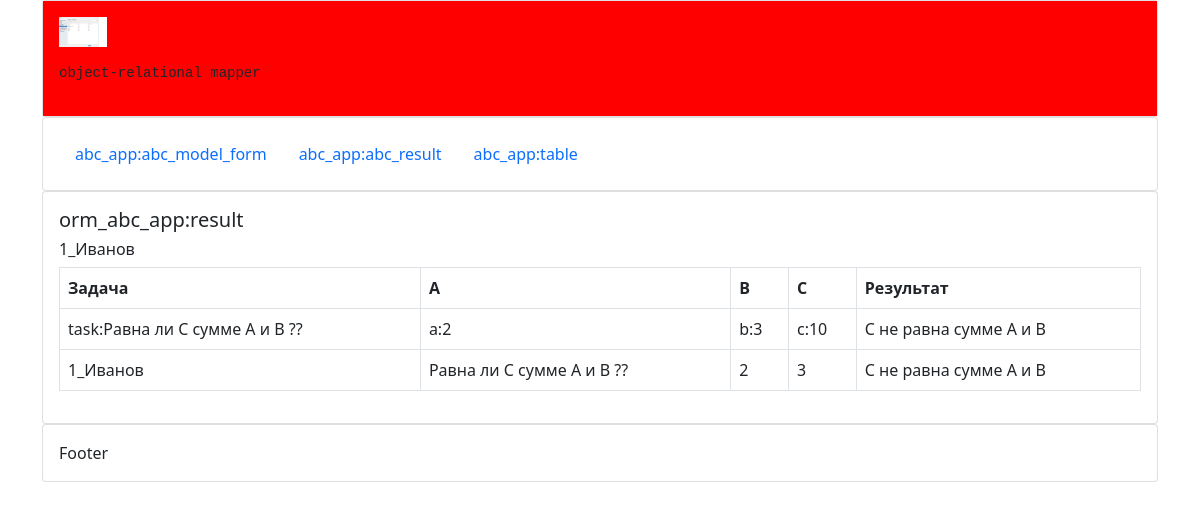
Before: /abc_app/abc_result/ with the older database file.
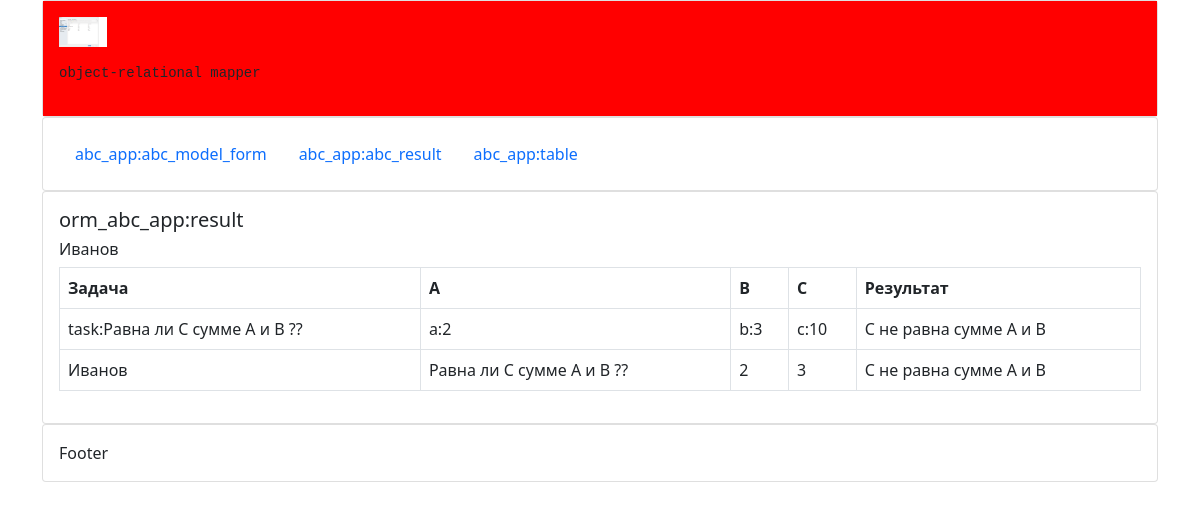
After: the same page with the newer database file.
### abc_app/models.py (models this page shows)
class AbcModel(models.Model):
    student = models.CharField(
        verbose_name="Фамилия студента",
        default="Иванов",
        max_length=255,
    )
    task = models.CharField(
        verbose_name="Формулировка  задачи",
        default="Равна ли С сумме A и B ??",
        max_length=255,
    )
    a = models.IntegerField(
        verbose_name="Значение А", default=2, help_text="Подсказка для значения А",
    )
    b = models.IntegerField(
        verbose_name="Значение B", default=3, help_text="Подсказка для значения B",
    )
    c = models.IntegerField(
        verbose_name="Значение С",
        choices=c_choices,
        default=10,
    )
    result = models.CharField(
        default="Результат не определен",
        max_length=255,
    )
    current_date = models.DateTimeField(
        verbose_name="Дата изменения(save)", auto_now=True
    )
    def __str__(self):
        return f"self.id:{self.id}; self.task:{self.task}"
    class Meta:
        verbose_name = "A_B_C_Таблица"
        verbose_name_plural = "A_B_C_Таблицы"
        ordering = ("student", )

### abc_app/views.py (the view)
# urls.py: path('abc_result/', views.abc_result, name='abc_result'),
def abc_result(request):
    object_list = AbcModel.objects.all().order_by("-id")
    print("\n\nobject_list: ", object_list)
    last_object = object_list.values("task", "a", "b", "c")[0]
    print("\n\nlast_object: ", last_object)
    task_formulation = object_list.values("task")[0]
    task_id = object_list.values("id")[0]["id"]
    print("task_id task_formulation: ", task_id, task_formulation)
    result = solution(last_object["a"], last_object["b"], last_object["c"])
    print("\nresult: ", result)
    update_obj = AbcModel.objects.filter(id=task_id)
    update_result = result
    update_obj.update(result = update_result )
    values_list = object_list.values_list()[0]
    print("\nvalues_list: ", values_list)
    task_formulation = values_list[1]
    print("\ntask_formulation: ", task_formulation)
    last_values = [values_list[1], values_list[2], values_list[3], values_list[4]]
    print("\nlast_values:", last_values)
    context = {
        "last_object": last_object,
        "task_formulation": task_formulation,
        "last_values": last_values,
        "result": result,
    }
    return render(request, "abc_result.html", context)

### abc_app/views.py (called while the page is built)
def solution(a, b, c):
    if a + b == c:
        result = " С равна сумме A и B"
    else:
        result = "С не равна сумме A и B"
    return result

### abc_app/templates/abc_result.html (shortened to what this page needs)
{% extends 'layout.html' %}
{% block content %}
    <h5>orm_abc_app:result</h5>
    <h6>{{ task_formulation }}</h6>
    <table class="table table-bordered">
        <thead>
        <tr>
            <th scope="col">Задача</th>
            <th scope="col">A</th>
            <th scope="col">B</th>
            <th scope="col">C</th>
            <th scope="col">Результат</th>
        </tr>
        </thead>
        <tbody style="border-top: 0px;">
        <tr>
            {% for key, value in last_object.items %}
                <td>{{ key }}:{{ value }}</td>
            {% endfor %}
            <td>{{ result }}</td>
        </tr>
        <tr>
            {% for item in last_values %}
                <td>{{ item }}</td>
            {% endfor %}
            <td>{{ result }}</td>
        </tr>
        </tbody>
    </table>
{% endblock %}

Changed rows visible on the page:
no longer on this page (row unchanged): AbcModel: student "1_Иванов", last_values "1_Иванов" "Равна ли С сумме A и B ??"
added AbcModel: student "Иванов", last_values "Иванов" "Равна ли С сумме A и B ??"
